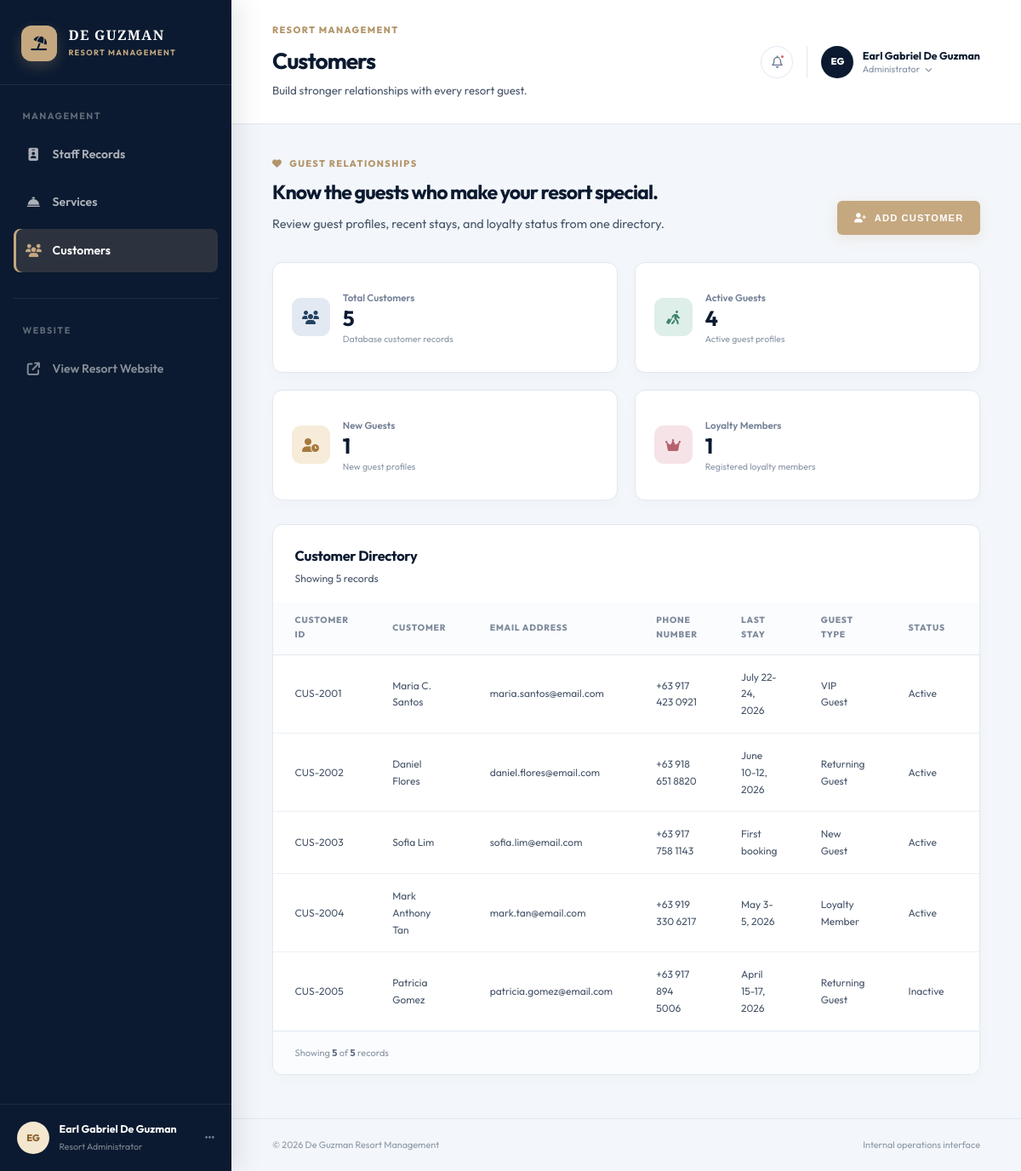
Page /admin/customers.php on the committed database.
### tables this page shows
CREATE TABLE IF NOT EXISTS customers (
    customer_id VARCHAR(20) PRIMARY KEY,
    name VARCHAR(100) NOT NULL,
    email VARCHAR(100) NOT NULL UNIQUE,
    phone VARCHAR(30) NOT NULL,
    last_stay VARCHAR(50) NOT NULL,
    guest_type VARCHAR(50) NOT NULL,
    status ENUM('Active', 'Inactive') NOT NULL
);

### Model/DB_Model.php (the view, shortened to what this page needs)
<?php
$connection = mysqli_connect(DB_SERVER, DB_USER, DB_PASS, DB_NAME, DB_PORT);
mysqli_set_charset($connection, 'utf8mb4');
function display_all($sql, $column_mappings, $url)
{
    global $connection;
    $result = mysqli_query($connection, $sql);
    $rowCount = mysqli_num_rows($result);
    $directoryName = match (basename($url)) {
        'services.php' => 'Service',
        'customers.php' => 'Customer',
        'staff-records.php' => 'Staff',
        default => 'Record',
    };
    $safeDirectoryName = htmlspecialchars($directoryName, ENT_QUOTES, 'UTF-8');
    $recordLabel = $rowCount === 1 ? 'record' : 'records';
    $output_list = "<section class='data-panel'>
        <div class='panel-heading'>
            <div>
                <h2>$safeDirectoryName Directory</h2>
                <p>Showing $rowCount $recordLabel</p>
            </div>
        </div>";
    if ($rowCount > 0) {
        $output_list .= "<div class='table-scroll'>
            <table class='records-table records-table-generic'>
                <thead><tr>";
        foreach ($column_mappings as $label) {
            $safeLabel = htmlspecialchars((string) $label, ENT_QUOTES, 'UTF-8');
            $output_list .= "<th scope='col'>$safeLabel</th>";
        }
        $output_list .= "<th scope='col'>Actions</th></tr></thead><tbody>";
        while ($row = mysqli_fetch_array($result)) {
            $output_list .= '<tr>';
            foreach ($column_mappings as $column_name => $label) {
                $value = $row[$column_name];
                $safeValue = htmlspecialchars((string) $value, ENT_QUOTES, 'UTF-8');
                $output_list .= "<td>$safeValue</td>";
            }
            $id = $row['id']
                ?? $row['service_id']
                ?? $row['customer_id']
                ?? $row['employee_id']
                ?? '';
            $safeId = rawurlencode((string) $id);
            $safeUrl = htmlspecialchars($url, ENT_QUOTES, 'UTF-8');
            $output_list .= "<td>
                <div class='record-actions'>
                    <a class='row-action' href='edit.php?id=$safeId' aria-label='Edit record' title='Edit'>
                        <i class='fa-solid fa-pen'></i>
                    </a>
                    <a class='row-action row-action-danger' href='$safeUrl?deleteid=$safeId' aria-label='Delete record' title='Delete'>
                        <i class='fa-solid fa-trash'></i>
                    </a>
                </div>
            </td></tr>";
        }
        $output_list .= '</tbody></table></div>';
    } else {
        $output_list .= "<p class='records-empty'>No records found.</p>";
    }
    $output_list .= "<div class='table-footer'>
        <p>Showing <strong>$rowCount</strong> of <strong>$rowCount</strong> $recordLabel</p>
    </div></section>";
    echo $output_list;
}
function fetch_record_summary($sql)
{
    global $connection;
    $result = mysqli_query($connection, $sql);
    $record = mysqli_fetch_assoc($result);
    return is_array($record) ? $record : [];
}
?>

### admin/includes/admin-head.php (shortened to what this page needs)
<?php
$page_heading = $page_heading ?? 'Resort Management';
$page_description = $page_description ?? 'Manage your resort operations in one place.';
$active_page = $active_page ?? '';
?>
<!DOCTYPE html>
<html lang="en">
<head>
    <link rel="stylesheet" href="https://cdnjs.cloudflare.com/ajax/libs/font-awesome/6.4.0/css/all.min.css">
    <link rel="stylesheet" href="../css/style.css">
    <link rel="stylesheet" href="css/admin.css">
</head>
<body class="admin-body">
    <div class="admin-shell">
        <?php include __DIR__ . '/sidebar.php'; ?>
        <div class="admin-panel">
            <?php include __DIR__ . '/topbar.php'; ?>
            <main class="admin-content">

### admin/includes/sidebar.php (shortened to what this page needs)
<?php
$management_links = [
    'staff' => ['label' => 'Staff Records', 'href' => 'staff-records.php', 'icon' => 'fa-id-badge'],
    'services' => ['label' => 'Services', 'href' => 'services.php', 'icon' => 'fa-bell-concierge'],
    'customers' => ['label' => 'Customers', 'href' => 'customers.php', 'icon' => 'fa-users'],
];
?>
<aside class="admin-sidebar" aria-label="Management navigation">
    <div class="sidebar-brand">
        <a href="staff-records.php" class="sidebar-logo" aria-label="De Guzman Resort management">
            <span class="sidebar-logo-mark"><i class="fa-solid fa-umbrella-beach"></i></span>
            <span><strong>DE GUZMAN</strong><small>RESORT MANAGEMENT</small></span>
        </a>
    </div>
    <div class="sidebar-menu">
        <p class="sidebar-label">Management</p>
        <nav>
            <ul class="sidebar-nav">
                <?php foreach ($management_links as $key => $link): ?>
                    <li>
                        <a href="<?php echo $link['href']; ?>" class="sidebar-link <?php echo $active_page === $key ? 'active' : ''; ?>">
                            <i class="fa-solid <?php echo $link['icon']; ?>"></i>
                            <span><?php echo $link['label']; ?></span>
                        </a>
                    </li>
                <?php endforeach; ?>
            </ul>
        </nav>
        <div class="sidebar-divider"></div>
        <p class="sidebar-label">Website</p>
        <a href="../index.php" class="sidebar-link sidebar-link-muted">
            <i class="fa-solid fa-arrow-up-right-from-square"></i>
            <span>View Resort Website</span>
        </a>
    </div>
    <div class="sidebar-user">
        <span class="avatar avatar-gold">EG</span>
        <div>
            <strong>Earl Gabriel De Guzman</strong>
            <small>Resort Administrator</small>
        </div>
        <i class="fa-solid fa-ellipsis"></i>
    </div>
</aside>

### admin/includes/topbar.php (shortened to what this page needs)
<header class="admin-topbar">
    <div class="topbar-page-title">
        <div>
            <p class="eyebrow">Resort Management</p>
            <h1><?php echo htmlspecialchars($page_heading); ?></h1>
            <p class="topbar-description"><?php echo htmlspecialchars($page_description); ?></p>
        </div>
    </div>
    <div class="topbar-actions">
        <button type="button" class="icon-button notification-button" aria-label="Notifications">
            <i class="fa-regular fa-bell"></i>
            <span class="notification-dot"></span>
        </button>
        <div class="topbar-profile">
            <span class="avatar avatar-primary">EG</span>
            <div class="topbar-profile-copy">
                <strong>Earl Gabriel De Guzman</strong>
                <span>Administrator <i class="fa-solid fa-chevron-down"></i></span>
            </div>
        </div>
    </div>
</header>

### admin/customers.php (shortened to what this page needs)
<?php
$page_heading = 'Customers';
$page_description = 'Build stronger relationships with every resort guest.';
$active_page = 'customers';
require_once __DIR__ . '/../Model/DB_Model.php';
$customerColumns = [
    'customer_id' => 'Customer ID',
    'name' => 'Customer',
    'email' => 'Email Address',
    'phone' => 'Phone Number',
    'last_stay' => 'Last Stay',
    'guest_type' => 'Guest Type',
    'status' => 'Status',
];
$customerSql =
    'SELECT customer_id, name, email, phone, last_stay, guest_type, status
     FROM customers
     ORDER BY customer_id';
$customerSummary = fetch_record_summary(
    "SELECT
        COUNT(*) AS total_customers,
        SUM(status = 'Active') AS active_customers,
        SUM(guest_type = 'New Guest') AS new_customers,
        SUM(guest_type = 'Loyalty Member') AS loyalty_members
     FROM customers"
);
$totalCustomers = (int) $customerSummary['total_customers'];
$activeCustomers = (int) $customerSummary['active_customers'];
$newCustomers = (int) $customerSummary['new_customers'];
$loyaltyMembers = (int) $customerSummary['loyalty_members'];
include __DIR__ . '/includes/admin-head.php';
?>
<section class="management-page-header">
    <div>
        <p class="section-kicker"><i class="fa-solid fa-heart"></i> Guest relationships</p>
        <h2>Know the guests who make your resort special.</h2>
        <p>Review guest profiles, recent stays, and loyalty status from one directory.</p>
    </div>
    <button type="button" class="btn btn-primary admin-primary-button" id="open-customer-dialog">
        <i class="fa-solid fa-user-plus"></i> Add Customer
    </button>
</section>
<section class="stats-grid" aria-label="Customer summary">
    <article class="stat-card">
        <div class="stat-icon stat-icon-primary"><i class="fa-solid fa-users"></i></div>
        <div><span>Total Customers</span><strong><?php echo $totalCustomers; ?></strong><small>Database customer records</small></div>
    </article>
    <article class="stat-card">
        <div class="stat-icon stat-icon-success"><i class="fa-solid fa-person-walking-luggage"></i></div>
        <div><span>Active Guests</span><strong><?php echo $activeCustomers; ?></strong><small>Active guest profiles</small></div>
    </article>
    <article class="stat-card">
        <div class="stat-icon stat-icon-gold"><i class="fa-solid fa-user-clock"></i></div>
        <div><span>New Guests</span><strong><?php echo $newCustomers; ?></strong><small>New guest profiles</small></div>
    </article>
    <article class="stat-card">
        <div class="stat-icon stat-icon-rose"><i class="fa-solid fa-crown"></i></div>
        <div><span>Loyalty Members</span><strong><?php echo $loyaltyMembers; ?></strong><small>Registered loyalty members</small></div>
    </article>
</section>
<?php
display_all($customerSql, $customerColumns, 'customers.php');
?>
<?php include __DIR__ . '/includes/admin-footer.php'; ?>

### admin/includes/admin-footer.php
            </main>
            <footer class="admin-footer">
                <p>&copy; <?php echo date('Y'); ?> De Guzman Resort Management</p>
                <p>Internal operations interface</p>
            </footer>
        </div>
    </div>
</body>
</html>

### css/style.css (style rules this page uses)
:root { --color-primary: #0b1a30; --color-accent: #c5a880; --color-accent-hover: #b3956b; --color-dark: #071222; --color-light: #f8fafc; --color-body: #475569; --color-white: #ffffff; --color-border: #e2e8f0; --font-heading: 'Playfair Display', serif; --font-body: 'Outfit', sans-serif; --transition: all 0.4s cubic-bezier(0.16, 1, 0.3, 1); --shadow-sm: 0 4px 10px rgba(15, 26, 48, 0.03); --shadow-md: 0 12px 30px rgba(15, 26, 48, 0.06); --shadow-lg: 0 22px 50px rgba(15, 26, 48, 0.12); --border-radius: 12px; --border-radius-sm: 6px; }
* { margin: 0; padding: 0; box-sizing: border-box; }
html { scroll-behavior: smooth; }
body { font-family: var(--font-body); line-height: 1.65; color: var(--color-body); background-color: var(--color-white); -webkit-font-smoothing: antialiased; }
h1, h2, h3, h4 { font-family: var(--font-heading); color: var(--color-primary); font-weight: 700; margin-bottom: 1rem; }
a { text-decoration: none; color: inherit; transition: var(--transition); }
ul { list-style: none; }
.btn { display: inline-flex; align-items: center; justify-content: center; padding: 0.9rem 2.2rem; font-size: 0.8rem; font-weight: 600; text-transform: uppercase; letter-spacing: 0.1em; border-radius: var(--border-radius-sm); cursor: pointer; border: 2px solid transparent; transition: var(--transition); }
.btn-primary { background-color: var(--color-accent); color: var(--color-white); box-shadow: 0 4px 15px rgba(197, 168, 128, 0.2); }

### rows in the picture
customers: customer_id "CUS-2001", name "Maria C. Santos", email "maria.santos@email.com", phone "+63 917 423 0921", last_stay "July 22-24, 2026", guest_type "VIP Guest", status "Active"
customers: customer_id "CUS-2002", name "Daniel Flores", email "daniel.flores@email.com", phone "+63 918 651 8820", last_stay "June 10-12, 2026", guest_type "Returning Guest", status "Active"
customers: customer_id "CUS-2003", name "Sofia Lim", email "sofia.lim@email.com", phone "+63 917 758 1143", last_stay "First booking", guest_type "New Guest", status "Active"
customers: customer_id "CUS-2004", name "Mark Anthony Tan", email "mark.tan@email.com", phone "+63 919 330 6217", last_stay "May 3-5, 2026", guest_type "Loyalty Member", status "Active"
customers: customer_id "CUS-2005", name "Patricia Gomez", email "patricia.gomez@email.com", phone "+63 917 894 5006", last_stay "April 15-17, 2026", guest_type "Returning Guest", status "Inactive"

### other values in the picture
$link['label'] "Staff Records"
$link['label'] "Services"
$link['label'] "Customers"
$page_heading "Customers"
$page_description "Build stronger relationships with every resort guest."
$totalCustomers "5"
$activeCustomers "4"
$newCustomers "1"
$loyaltyMembers "1"
$safeDirectoryName "Customer"
$rowCount "5"
$recordLabel "records"
$safeLabel "CUSTOMER ID"
$safeLabel "CUSTOMER"
$safeLabel "EMAIL ADDRESS"
